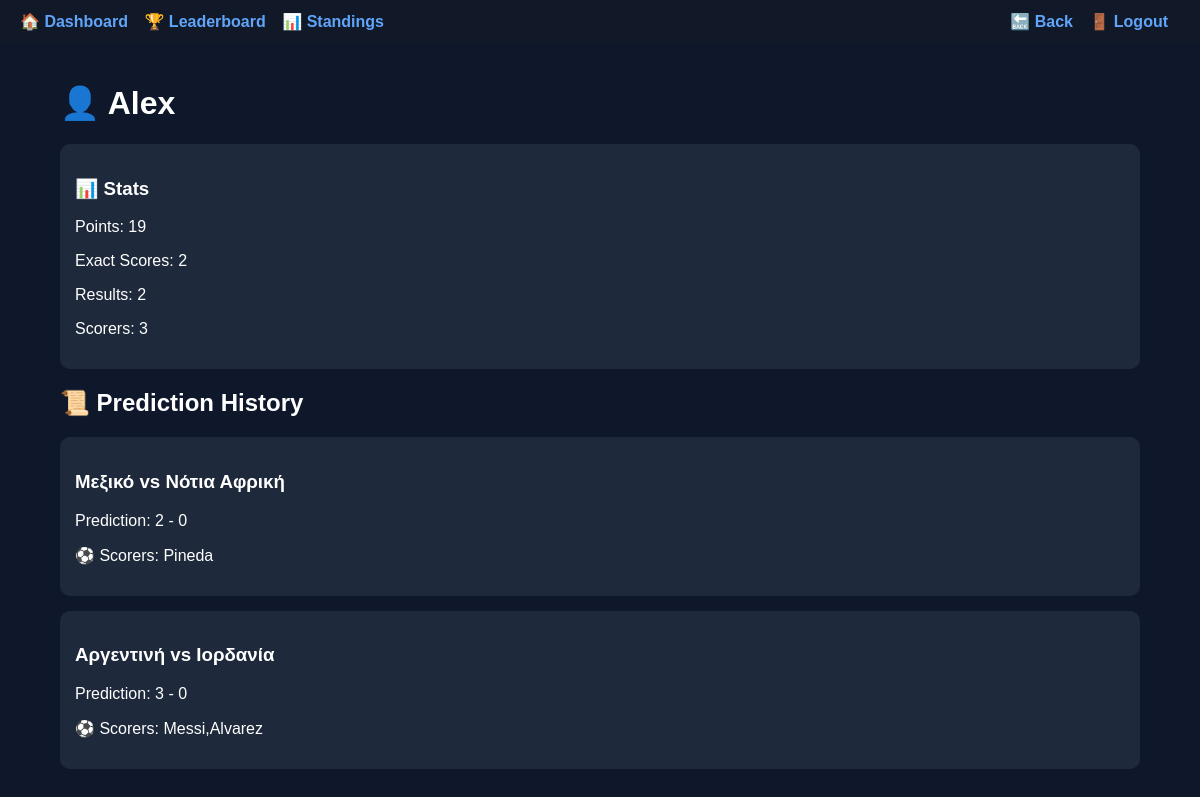
Screenshot of /profile/Alex with the database file from the repository.
### tables this page shows
CREATE TABLE users (
        id INTEGER PRIMARY KEY AUTOINCREMENT,
        username TEXT UNIQUE,
        password TEXT,
        role TEXT,
        points INTEGER DEFAULT 0,
        exact_scores INTEGER DEFAULT 0,
        correct_results INTEGER DEFAULT 0,
        correct_scorers INTEGER DEFAULT 0
    );

CREATE TABLE predictions (
        id INTEGER PRIMARY KEY AUTOINCREMENT,
        player_id INTEGER,
        match_id INTEGER,
        home_score INTEGER,
        away_score INTEGER,
        scorers TEXT,
        points INTEGER DEFAULT 0,
        UNIQUE(player_id, match_id)
    );

CREATE TABLE matches (
        id INTEGER PRIMARY KEY AUTOINCREMENT,
        home_team TEXT,
        away_team TEXT,
        group_name TEXT,
        phase TEXT,
        kickoff TEXT,
        home_score INTEGER,
        away_score INTEGER,
        scorers TEXT,
        finished INTEGER DEFAULT 0,
        scored INTEGER DEFAULT 0
    );

### app.py (the view)
@app.route("/profile/<username>")
def profile(username):
    conn = get_connection()
    cursor = conn.cursor()
    cursor.execute("""
        SELECT id, username, points, exact_scores, correct_results, correct_scorers
        FROM users
        WHERE username=?
    """, (username,))
    user = cursor.fetchone()
    cursor.execute("""
        SELECT m.home_team, m.away_team,
               p.home_score, p.away_score, p.scorers
        FROM predictions p
        JOIN matches m ON m.id = p.match_id
        JOIN users u ON u.id = p.player_id
        WHERE u.username=?
    """, (username,))
    history = cursor.fetchall()
    conn.close()
    return render_template("profile.html", user=user, history=history)

### models/database.py (called while the page is built)
def get_connection():
    return sqlite3.connect(DB_PATH)

### templates/profile.html (shortened to what this page needs)
<!DOCTYPE html>
<html>
<head>
</head>
<body>
<div class="nav">
    <div>
        <a href="/dashboard">🏠 Dashboard</a>
        <a href="/leaderboard">🏆 Leaderboard</a>
        <a href="/standings">📊 Standings</a>
    </div>
    <div>
        <a href="javascript:history.back()">🔙 Back</a>
        <a href="/logout">🚪 Logout</a>
    </div>
</div>
<div class="container">
<h1>👤 {{ user[1] }}</h1>
<div class="card">
    <h3>📊 Stats</h3>
    <p>Points: {{ user[2] }}</p>
    <p>Exact Scores: {{ user[3] }}</p>
    <p>Results: {{ user[4] }}</p>
    <p>Scorers: {{ user[5] }}</p>
</div>
<h2>📜 Prediction History</h2>
{% for h in history %}
<div class="card">
    <h3>{{ h[0] }} vs {{ h[1] }}</h3>
    <p>Prediction: {{ h[2] }} - {{ h[3] }}</p>
    <p>⚽ Scorers: {{ h[4] }}</p>
</div>
{% endfor %}
</div>
</body>
</html>

### templates/profile.html (style rules this page uses)
body { font-family: Arial; background:#0f172a; color:white; margin:0; }
.nav { background:#111827; padding:12px 20px; display:flex; justify-content:space-between; align-items:center; }
.nav a { color:#60a5fa; margin-right:12px; text-decoration:none; font-weight:bold; }
.container { width:90%; max-width:1100px; margin:auto; padding:20px; }
.card { background:#1e293b; padding:15px; margin:15px 0; border-radius:10px; }

### rows the page displays
users: username "Alex", points "19", exact_scores "2", correct_results "2", correct_scorers "3"
predictions: home_team "Μεξικό", away_team "Νότια Αφρική", home_score "2", away_score "0", scorers "Pineda"
predictions: home_team "Αργεντινή", away_team "Ιορδανία", home_score "3", away_score "0", scorers "Messi,Alvarez"
